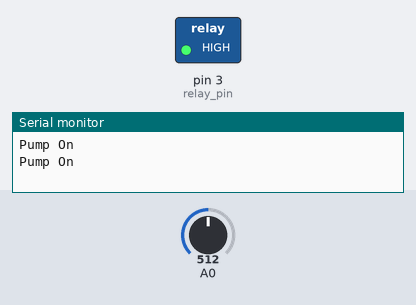
Bench run of a sketch on a simulated Arduino Uno, built with avr-gcc and run on an emulated ATmega328P. Parts: switched loads named in the sketch (green lamp = pin HIGH), the last lines printed to the serial monitor. The test bench sets the inputs (shaded band); at power-on: A0 = 512.

Above: at 11.0 s.
11.1 s: A0 set to 692
21.8 s: A0 set to 721
At 31.8 s:
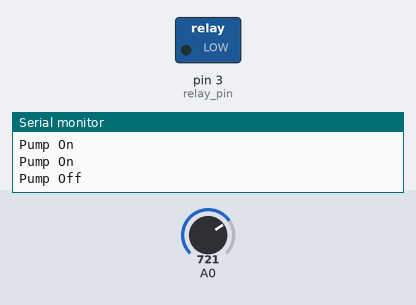
32.4 s: A0 set to 511
At 42.3 s:
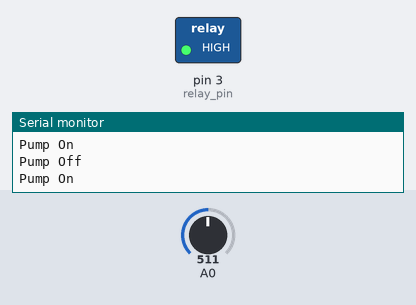
42.7 s: A0 set to 716
At 52.9 s:
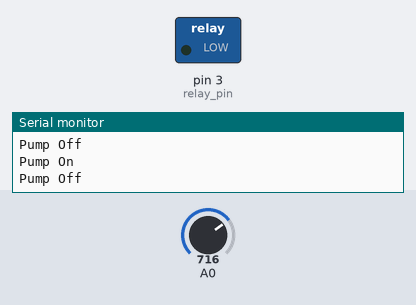
Timing chart, 0 to 53.9 s (numbered marks = the images above; inputs shaded):
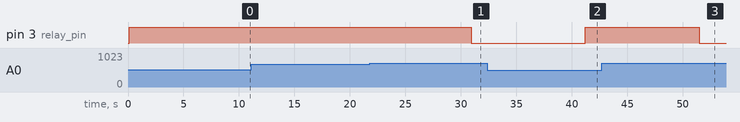

Measured:
- the behaviour switches between 705 and 706 on A0 (found by bisection; images 0 and 1)
- after the input at 21.8 s, pin 3 (relay_pin): HIGH → LOW after 9.1 s
- after the input at 32.4 s, pin 3 (relay_pin): LOW → HIGH after 8.8 s
- after the input at 42.7 s, pin 3 (relay_pin): HIGH → LOW after 8.8 s

The sketch:

gardening.ino
```cpp
int relay_pin = 3;

void setup() {
  pinMode(relay_pin, OUTPUT);
  Serial.begin(9600);
}

void loop() {
  int humidity = analogRead(A0);
  int humidity_percentage = map(humidity, 1023, 0, 0, 100);
  delay(100); // delay for sensor stabilization

  if (humidity_percentage > 30) {
    digitalWrite(relay_pin, HIGH); // water pump on
    Serial.println("Pump On");
  }else {
    digitalWrite(relay_pin, LOW); // water pump off
    Serial.println("Pump Off");
  }

  delay(10 * 60 * 1000); // program runs every 10 minutes
}
```
